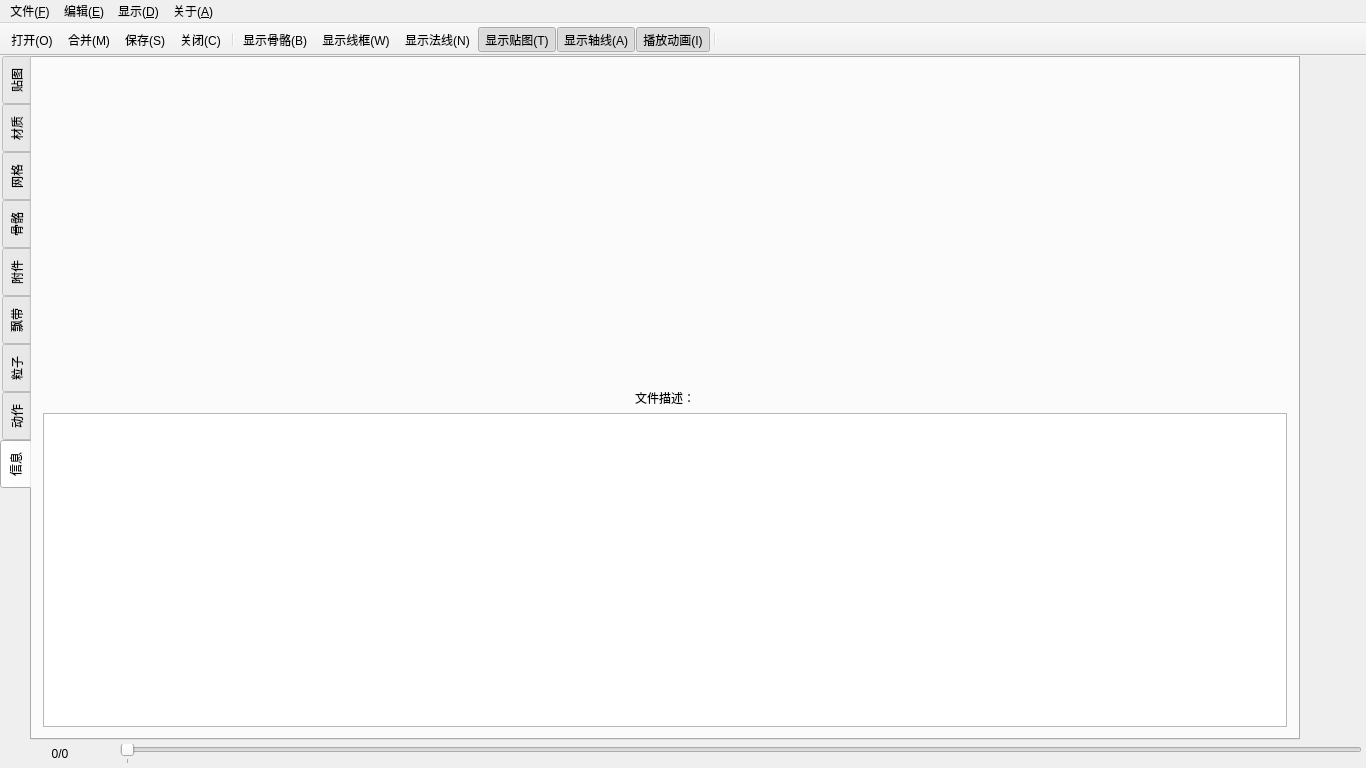
<?xml version="1.0" encoding="UTF-8"?>
<ui version="4.0">
 <class>JumpXEditorClass</class>
 <widget class="QMainWindow" name="JumpXEditorClass">
  <property name="geometry">
   <rect>
    <x>0</x>
    <y>0</y>
    <width>1366</width>
    <height>768</height>
   </rect>
  </property>
  <property name="windowTitle">
   <string>JumpX Editor 跳跃X模型编辑工具</string>
  </property>
  <widget class="QWidget" name="centralWidget">
   <layout class="QVBoxLayout" name="verticalLayout_10">
    <property name="spacing">
     <number>0</number>
    </property>
    <property name="leftMargin">
     <number>0</number>
    </property>
    <property name="topMargin">
     <number>0</number>
    </property>
    <property name="rightMargin">
     <number>0</number>
    </property>
    <property name="bottomMargin">
     <number>0</number>
    </property>
    <item>
     <widget class="QSplitter" name="splitter">
      <property name="sizePolicy">
       <sizepolicy hsizetype="Expanding" vsizetype="Expanding">
        <horstretch>0</horstretch>
        <verstretch>0</verstretch>
       </sizepolicy>
      </property>
      <property name="orientation">
       <enum>Qt::Horizontal</enum>
      </property>
      <property name="handleWidth">
       <number>0</number>
      </property>
      <property name="childrenCollapsible">
       <bool>false</bool>
      </property>
      <widget class="QTabWidget" name="tabWidget">
       <property name="minimumSize">
        <size>
         <width>320</width>
         <height>0</height>
        </size>
       </property>
       <property name="styleSheet">
        <string notr="true">QTabBar::tab { width: 32px; }</string>
       </property>
       <property name="tabPosition">
        <enum>QTabWidget::West</enum>
       </property>
       <property name="currentIndex">
        <number>8</number>
       </property>
       <property name="usesScrollButtons">
        <bool>false</bool>
       </property>
       <widget class="QWidget" name="tab_Tex">
        <attribute name="title">
         <string>贴图</string>
        </attribute>
        <layout class="QVBoxLayout" name="verticalLayout_4">
         <item>
          <layout class="QHBoxLayout" name="horizontalLayout_2">
           <item>
            <spacer name="horizontalSpacer_2">
             <property name="orientation">
              <enum>Qt::Horizontal</enum>
             </property>
             <property name="sizeHint" stdset="0">
              <size>
               <width>40</width>
               <height>20</height>
              </size>
             </property>
            </spacer>
           </item>
           <item>
            <widget class="QPushButton" name="btn_TexNew">
             <property name="maximumSize">
              <size>
               <width>64</width>
               <height>16777215</height>
              </size>
             </property>
             <property name="text">
              <string>新建</string>
             </property>
            </widget>
           </item>
           <item>
            <widget class="QPushButton" name="btn_TexDel">
             <property name="maximumSize">
              <size>
               <width>64</width>
               <height>16777215</height>
              </size>
             </property>
             <property name="text">
              <string>删除</string>
             </property>
            </widget>
           </item>
           <item>
            <widget class="QPushButton" name="btn_TexRefresh">
             <property name="maximumSize">
              <size>
               <width>64</width>
               <height>16777215</height>
              </size>
             </property>
             <property name="text">
              <string>刷新</string>
             </property>
            </widget>
           </item>
           <item>
            <spacer name="horizontalSpacer">
             <property name="orientation">
              <enum>Qt::Horizontal</enum>
             </property>
             <property name="sizeHint" stdset="0">
              <size>
               <width>40</width>
               <height>20</height>
              </size>
             </property>
            </spacer>
           </item>
          </layout>
         </item>
         <item>
          <widget class="QDeselectableListWidget" name="list_Tex">
           <property name="contextMenuPolicy">
            <enum>Qt::CustomContextMenu</enum>
           </property>
          </widget>
         </item>
         <item>
          <widget class="QLabel" name="labelBitmap">
           <property name="maximumSize">
            <size>
             <width>16777215</width>
             <height>512</height>
            </size>
           </property>
           <property name="text">
            <string/>
           </property>
           <property name="alignment">
            <set>Qt::AlignCenter</set>
           </property>
          </widget>
         </item>
        </layout>
       </widget>
       <widget class="QWidget" name="tab_Mtl">
        <attribute name="title">
         <string>材质</string>
        </attribute>
        <layout class="QVBoxLayout" name="verticalLayout_3">
         <item>
          <layout class="QHBoxLayout" name="horizontalLayout_3">
           <item>
            <spacer name="horizontalSpacer_3">
             <property name="orientation">
              <enum>Qt::Horizontal</enum>
             </property>
             <property name="sizeHint" stdset="0">
              <size>
               <width>40</width>
               <height>20</height>
              </size>
             </property>
            </spacer>
           </item>
           <item>
            <widget class="QPushButton" name="btn_MtlNew">
             <property name="maximumSize">
              <size>
               <width>64</width>
               <height>16777215</height>
              </size>
             </property>
             <property name="text">
              <string>新建</string>
             </property>
            </widget>
           </item>
           <item>
            <widget class="QPushButton" name="btn_MtlDel">
             <property name="maximumSize">
              <size>
               <width>64</width>
               <height>16777215</height>
              </size>
             </property>
             <property name="text">
              <string>删除</string>
             </property>
            </widget>
           </item>
           <item>
            <widget class="QPushButton" name="btn_MtlColor">
             <property name="maximumSize">
              <size>
               <width>64</width>
               <height>16777215</height>
              </size>
             </property>
             <property name="text">
              <string>颜色</string>
             </property>
            </widget>
           </item>
           <item>
            <widget class="QCheckBox" name="check_Alpha">
             <property name="toolTip">
              <string>编辑透明度</string>
             </property>
             <property name="text">
              <string/>
             </property>
            </widget>
           </item>
           <item>
            <widget class="QPushButton" name="btn_EditMtlColor">
             <property name="maximumSize">
              <size>
               <width>64</width>
               <height>16777215</height>
              </size>
             </property>
             <property name="text">
              <string>帧颜色</string>
             </property>
            </widget>
           </item>
           <item>
            <spacer name="horizontalSpacer_4">
             <property name="orientation">
              <enum>Qt::Horizontal</enum>
             </property>
             <property name="sizeHint" stdset="0">
              <size>
               <width>40</width>
               <height>20</height>
              </size>
             </property>
            </spacer>
           </item>
          </layout>
         </item>
         <item>
          <widget class="QDeselectableListWidget" name="list_Mtl">
           <property name="contextMenuPolicy">
            <enum>Qt::CustomContextMenu</enum>
           </property>
          </widget>
         </item>
        </layout>
       </widget>
       <widget class="QWidget" name="tab_Mesh">
        <attribute name="title">
         <string>网格</string>
        </attribute>
        <layout class="QVBoxLayout" name="verticalLayout">
         <item>
          <layout class="QHBoxLayout" name="horizontalLayout_4">
           <item>
            <spacer name="horizontalSpacer_5">
             <property name="orientation">
              <enum>Qt::Horizontal</enum>
             </property>
             <property name="sizeHint" stdset="0">
              <size>
               <width>40</width>
               <height>20</height>
              </size>
             </property>
            </spacer>
           </item>
           <item>
            <widget class="QPushButton" name="btn_GeoDel">
             <property name="maximumSize">
              <size>
               <width>64</width>
               <height>16777215</height>
              </size>
             </property>
             <property name="text">
              <string>删除</string>
             </property>
            </widget>
           </item>
           <item>
            <widget class="QPushButton" name="btn_GeoFlip">
             <property name="maximumSize">
              <size>
               <width>64</width>
               <height>16777215</height>
              </size>
             </property>
             <property name="text">
              <string>翻转</string>
             </property>
            </widget>
           </item>
           <item>
            <widget class="QPushButton" name="btn_GeoUp">
             <property name="maximumSize">
              <size>
               <width>64</width>
               <height>16777215</height>
              </size>
             </property>
             <property name="text">
              <string>上移</string>
             </property>
            </widget>
           </item>
           <item>
            <widget class="QPushButton" name="btn_GeoDown">
             <property name="maximumSize">
              <size>
               <width>64</width>
               <height>16777215</height>
              </size>
             </property>
             <property name="text">
              <string>下移</string>
             </property>
            </widget>
           </item>
           <item>
            <spacer name="horizontalSpacer_6">
             <property name="orientation">
              <enum>Qt::Horizontal</enum>
             </property>
             <property name="sizeHint" stdset="0">
              <size>
               <width>40</width>
               <height>20</height>
              </size>
             </property>
            </spacer>
           </item>
          </layout>
         </item>
         <item>
          <widget class="QDeselectableListWidget" name="list_Mesh">
           <property name="contextMenuPolicy">
            <enum>Qt::CustomContextMenu</enum>
           </property>
          </widget>
         </item>
        </layout>
       </widget>
       <widget class="QWidget" name="tab_Bone">
        <attribute name="title">
         <string>骨骼</string>
        </attribute>
        <layout class="QVBoxLayout" name="verticalLayout_2">
         <item>
          <layout class="QHBoxLayout" name="horizontalLayout_5">
           <item>
            <spacer name="horizontalSpacer_7">
             <property name="orientation">
              <enum>Qt::Horizontal</enum>
             </property>
             <property name="sizeHint" stdset="0">
              <size>
               <width>40</width>
               <height>20</height>
              </size>
             </property>
            </spacer>
           </item>
           <item>
            <widget class="QPushButton" name="btn_BonDel">
             <property name="maximumSize">
              <size>
               <width>64</width>
               <height>16777215</height>
              </size>
             </property>
             <property name="text">
              <string>删除</string>
             </property>
            </widget>
           </item>
           <item>
            <widget class="QPushButton" name="btn_BonShow">
             <property name="maximumSize">
              <size>
               <width>64</width>
               <height>16777215</height>
              </size>
             </property>
             <property name="text">
              <string>显隐</string>
             </property>
            </widget>
           </item>
           <item>
            <spacer name="horizontalSpacer_8">
             <property name="orientation">
              <enum>Qt::Horizontal</enum>
             </property>
             <property name="sizeHint" stdset="0">
              <size>
               <width>40</width>
               <height>20</height>
              </size>
             </property>
            </spacer>
           </item>
          </layout>
         </item>
         <item>
          <widget class="QDeselectableTreeWidget" name="tree_Bone">
           <property name="contextMenuPolicy">
            <enum>Qt::CustomContextMenu</enum>
           </property>
           <attribute name="headerVisible">
            <bool>false</bool>
           </attribute>
           <attribute name="headerStretchLastSection">
            <bool>false</bool>
           </attribute>
           <column>
            <property name="text">
             <string notr="true">1</string>
            </property>
           </column>
          </widget>
         </item>
        </layout>
       </widget>
       <widget class="QWidget" name="tab_Attach">
        <attribute name="title">
         <string>附件</string>
        </attribute>
        <layout class="QVBoxLayout" name="verticalLayout_9">
         <item>
          <layout class="QHBoxLayout" name="horizontalLayout_6">
           <item>
            <widget class="QPushButton" name="btn_AttDel">
             <property name="maximumSize">
              <size>
               <width>64</width>
               <height>16777215</height>
              </size>
             </property>
             <property name="text">
              <string>删除</string>
             </property>
            </widget>
           </item>
          </layout>
         </item>
         <item>
          <widget class="QDeselectableListWidget" name="list_Attach">
           <property name="contextMenuPolicy">
            <enum>Qt::CustomContextMenu</enum>
           </property>
          </widget>
         </item>
        </layout>
       </widget>
       <widget class="QWidget" name="tab_Ribbon">
        <attribute name="title">
         <string>飘带</string>
        </attribute>
        <layout class="QVBoxLayout" name="verticalLayout_8">
         <item>
          <layout class="QHBoxLayout" name="horizontalLayout_7">
           <item>
            <spacer name="horizontalSpacer_9">
             <property name="orientation">
              <enum>Qt::Horizontal</enum>
             </property>
             <property name="sizeHint" stdset="0">
              <size>
               <width>40</width>
               <height>20</height>
              </size>
             </property>
            </spacer>
           </item>
           <item>
            <widget class="QPushButton" name="btn_RibDel">
             <property name="maximumSize">
              <size>
               <width>64</width>
               <height>16777215</height>
              </size>
             </property>
             <property name="text">
              <string>删除</string>
             </property>
            </widget>
           </item>
           <item>
            <widget class="QPushButton" name="btn_RibFlip">
             <property name="maximumSize">
              <size>
               <width>64</width>
               <height>16777215</height>
              </size>
             </property>
             <property name="text">
              <string>翻转</string>
             </property>
            </widget>
           </item>
           <item>
            <spacer name="horizontalSpacer_10">
             <property name="orientation">
              <enum>Qt::Horizontal</enum>
             </property>
             <property name="sizeHint" stdset="0">
              <size>
               <width>40</width>
               <height>20</height>
              </size>
             </property>
            </spacer>
           </item>
          </layout>
         </item>
         <item>
          <widget class="QDeselectableListWidget" name="list_Ribbon">
           <property name="contextMenuPolicy">
            <enum>Qt::CustomContextMenu</enum>
           </property>
          </widget>
         </item>
        </layout>
       </widget>
       <widget class="QWidget" name="tab_Part">
        <attribute name="title">
         <string>粒子</string>
        </attribute>
        <layout class="QVBoxLayout" name="verticalLayout_7">
         <item>
          <layout class="QHBoxLayout" name="horizontalLayout_8">
           <item>
            <spacer name="horizontalSpacer_11">
             <property name="orientation">
              <enum>Qt::Horizontal</enum>
             </property>
             <property name="sizeHint" stdset="0">
              <size>
               <width>40</width>
               <height>20</height>
              </size>
             </property>
            </spacer>
           </item>
           <item>
            <widget class="QPushButton" name="btn_PrtDel">
             <property name="maximumSize">
              <size>
               <width>64</width>
               <height>16777215</height>
              </size>
             </property>
             <property name="text">
              <string>删除</string>
             </property>
            </widget>
           </item>
           <item>
            <widget class="QPushButton" name="btn_PrtSave">
             <property name="maximumSize">
              <size>
               <width>64</width>
               <height>16777215</height>
              </size>
             </property>
             <property name="text">
              <string>保存</string>
             </property>
            </widget>
           </item>
           <item>
            <widget class="QPushButton" name="btn_PrtLoad">
             <property name="maximumSize">
              <size>
               <width>64</width>
               <height>16777215</height>
              </size>
             </property>
             <property name="text">
              <string>加载</string>
             </property>
            </widget>
           </item>
           <item>
            <spacer name="horizontalSpacer_12">
             <property name="orientation">
              <enum>Qt::Horizontal</enum>
             </property>
             <property name="sizeHint" stdset="0">
              <size>
               <width>40</width>
               <height>20</height>
              </size>
             </property>
            </spacer>
           </item>
          </layout>
         </item>
         <item>
          <widget class="QDeselectableListWidget" name="list_Part">
           <property name="contextMenuPolicy">
            <enum>Qt::CustomContextMenu</enum>
           </property>
          </widget>
         </item>
        </layout>
       </widget>
       <widget class="QWidget" name="tab_Anim">
        <attribute name="title">
         <string>动作</string>
        </attribute>
        <layout class="QVBoxLayout" name="verticalLayout_5">
         <item>
          <layout class="QHBoxLayout" name="horizontalLayout_9">
           <item>
            <spacer name="horizontalSpacer_13">
             <property name="orientation">
              <enum>Qt::Horizontal</enum>
             </property>
             <property name="sizeHint" stdset="0">
              <size>
               <width>40</width>
               <height>20</height>
              </size>
             </property>
            </spacer>
           </item>
           <item>
            <widget class="QPushButton" name="btn_ActNew">
             <property name="maximumSize">
              <size>
               <width>64</width>
               <height>16777215</height>
              </size>
             </property>
             <property name="text">
              <string>新建</string>
             </property>
            </widget>
           </item>
           <item>
            <widget class="QPushButton" name="btn_ActDel">
             <property name="maximumSize">
              <size>
               <width>64</width>
               <height>16777215</height>
              </size>
             </property>
             <property name="text">
              <string>删除</string>
             </property>
            </widget>
           </item>
           <item>
            <spacer name="horizontalSpacer_14">
             <property name="orientation">
              <enum>Qt::Horizontal</enum>
             </property>
             <property name="sizeHint" stdset="0">
              <size>
               <width>40</width>
               <height>20</height>
              </size>
             </property>
            </spacer>
           </item>
          </layout>
         </item>
         <item>
          <widget class="QDeselectableListWidget" name="list_Anim">
           <property name="contextMenuPolicy">
            <enum>Qt::CustomContextMenu</enum>
           </property>
          </widget>
         </item>
        </layout>
       </widget>
       <widget class="QWidget" name="tab_Info">
        <attribute name="title">
         <string>信息</string>
        </attribute>
        <layout class="QVBoxLayout" name="verticalLayout_6" stretch="1,0,1">
         <item>
          <widget class="QLabel" name="fileInfoLabel">
           <property name="text">
            <string/>
           </property>
           <property name="alignment">
            <set>Qt::AlignCenter</set>
           </property>
          </widget>
         </item>
         <item>
          <widget class="QLabel" name="fileDescLabel">
           <property name="text">
            <string>文件描述：</string>
           </property>
           <property name="alignment">
            <set>Qt::AlignCenter</set>
           </property>
          </widget>
         </item>
         <item>
          <widget class="QPlainTextEdit" name="fileDescEdit"/>
         </item>
        </layout>
       </widget>
      </widget>
      <widget class="QWidget" name="verticalLayoutWidget">
       <layout class="QHBoxLayout" name="glLayout">
        <property name="spacing">
         <number>0</number>
        </property>
       </layout>
      </widget>
     </widget>
    </item>
    <item>
     <layout class="QHBoxLayout" name="horizontalLayout">
      <property name="spacing">
       <number>0</number>
      </property>
      <property name="topMargin">
       <number>4</number>
      </property>
      <property name="rightMargin">
       <number>4</number>
      </property>
      <property name="bottomMargin">
       <number>4</number>
      </property>
      <item>
       <widget class="QLabel" name="label_Frame">
        <property name="minimumSize">
         <size>
          <width>120</width>
          <height>0</height>
         </size>
        </property>
        <property name="text">
         <string>0/0</string>
        </property>
        <property name="alignment">
         <set>Qt::AlignCenter</set>
        </property>
       </widget>
      </item>
      <item>
       <widget class="QSlider" name="slider_Frame">
        <property name="maximum">
         <number>0</number>
        </property>
        <property name="orientation">
         <enum>Qt::Horizontal</enum>
        </property>
        <property name="tickPosition">
         <enum>QSlider::TicksBelow</enum>
        </property>
        <property name="tickInterval">
         <number>100</number>
        </property>
       </widget>
      </item>
     </layout>
    </item>
   </layout>
  </widget>
  <widget class="QMenuBar" name="menuBar">
   <property name="geometry">
    <rect>
     <x>0</x>
     <y>0</y>
     <width>1366</width>
     <height>26</height>
    </rect>
   </property>
   <widget class="QMenu" name="menu_File">
    <property name="title">
     <string>文件(&amp;F)</string>
    </property>
    <addaction name="action_Open"/>
    <addaction name="action_Combine"/>
    <addaction name="separator"/>
    <addaction name="action_Save"/>
    <addaction name="action_SaveAll"/>
    <addaction name="separator"/>
    <addaction name="action_Close"/>
    <addaction name="separator"/>
    <addaction name="action_Quit"/>
   </widget>
   <widget class="QMenu" name="menu_Edit">
    <property name="title">
     <string>编辑(&amp;E)</string>
    </property>
    <addaction name="action_SaveAnim"/>
    <addaction name="action_LoadAnim"/>
    <addaction name="separator"/>
    <addaction name="action_Translate"/>
    <addaction name="action_Rotate"/>
    <addaction name="action_Scale"/>
    <addaction name="separator"/>
    <addaction name="action_CutAnim"/>
    <addaction name="action_Version"/>
   </widget>
   <widget class="QMenu" name="menu_Display">
    <property name="title">
     <string>显示(&amp;D)</string>
    </property>
    <addaction name="action_ShowBone"/>
    <addaction name="action_ShowWire"/>
    <addaction name="action_ShowNormal"/>
    <addaction name="action_ShowTexture"/>
    <addaction name="action_ShowAxis"/>
    <addaction name="action_ShowAnim"/>
   </widget>
   <widget class="QMenu" name="menu_About_2">
    <property name="title">
     <string>关于(&amp;A)</string>
    </property>
    <addaction name="action_About"/>
   </widget>
   <addaction name="menu_File"/>
   <addaction name="menu_Edit"/>
   <addaction name="menu_Display"/>
   <addaction name="menu_About_2"/>
  </widget>
  <widget class="QToolBar" name="mainToolBar">
   <property name="movable">
    <bool>false</bool>
   </property>
   <property name="iconSize">
    <size>
     <width>20</width>
     <height>20</height>
    </size>
   </property>
   <property name="toolButtonStyle">
    <enum>Qt::ToolButtonTextBesideIcon</enum>
   </property>
   <property name="floatable">
    <bool>false</bool>
   </property>
   <attribute name="toolBarArea">
    <enum>TopToolBarArea</enum>
   </attribute>
   <attribute name="toolBarBreak">
    <bool>false</bool>
   </attribute>
   <addaction name="action_Open"/>
   <addaction name="action_Combine"/>
   <addaction name="action_Save"/>
   <addaction name="action_Close"/>
   <addaction name="separator"/>
   <addaction name="action_ShowBone"/>
   <addaction name="action_ShowWire"/>
   <addaction name="action_ShowNormal"/>
   <addaction name="action_ShowTexture"/>
   <addaction name="action_ShowAxis"/>
   <addaction name="action_ShowAnim"/>
   <addaction name="separator"/>
  </widget>
  <action name="action_Open">
   <property name="text">
    <string>打开(&amp;O)</string>
   </property>
   <property name="shortcut">
    <string>Ctrl+O</string>
   </property>
  </action>
  <action name="action_Save">
   <property name="text">
    <string>保存(&amp;S)</string>
   </property>
   <property name="shortcut">
    <string>Ctrl+S</string>
   </property>
  </action>
  <action name="action_SaveAll">
   <property name="text">
    <string>另存为(&amp;A)</string>
   </property>
   <property name="shortcut">
    <string>Ctrl+Shift+S</string>
   </property>
  </action>
  <action name="action_Close">
   <property name="text">
    <string>关闭(&amp;C)</string>
   </property>
   <property name="shortcut">
    <string>Ctrl+F4</string>
   </property>
  </action>
  <action name="action_Quit">
   <property name="text">
    <string>退出(&amp;Q)</string>
   </property>
  </action>
  <action name="action_ShowBone">
   <property name="checkable">
    <bool>true</bool>
   </property>
   <property name="text">
    <string>显示骨骼(&amp;B)</string>
   </property>
  </action>
  <action name="action_ShowWire">
   <property name="checkable">
    <bool>true</bool>
   </property>
   <property name="text">
    <string>显示线框(&amp;W)</string>
   </property>
  </action>
  <action name="action_ShowNormal">
   <property name="checkable">
    <bool>true</bool>
   </property>
   <property name="text">
    <string>显示法线(&amp;N)</string>
   </property>
  </action>
  <action name="action_ShowTexture">
   <property name="checkable">
    <bool>true</bool>
   </property>
   <property name="checked">
    <bool>true</bool>
   </property>
   <property name="text">
    <string>显示贴图(&amp;T)</string>
   </property>
  </action>
  <action name="action_SaveAnim">
   <property name="text">
    <string>保存动作模板(&amp;S)</string>
   </property>
  </action>
  <action name="action_LoadAnim">
   <property name="text">
    <string>加载动作模板(&amp;L)</string>
   </property>
  </action>
  <action name="action_About">
   <property name="text">
    <string>关于(&amp;A)</string>
   </property>
  </action>
  <action name="action_Combine">
   <property name="text">
    <string>合并(&amp;M)</string>
   </property>
  </action>
  <action name="action_Translate">
   <property name="text">
    <string>整体平移</string>
   </property>
  </action>
  <action name="action_Rotate">
   <property name="text">
    <string>整体旋转</string>
   </property>
  </action>
  <action name="action_Scale">
   <property name="text">
    <string>整体缩放</string>
   </property>
  </action>
  <action name="action_ShowAxis">
   <property name="checkable">
    <bool>true</bool>
   </property>
   <property name="checked">
    <bool>true</bool>
   </property>
   <property name="text">
    <string>显示轴线(&amp;A)</string>
   </property>
  </action>
  <action name="action_CutAnim">
   <property name="text">
    <string>裁剪动画</string>
   </property>
  </action>
  <action name="action_ShowAnim">
   <property name="checkable">
    <bool>true</bool>
   </property>
   <property name="checked">
    <bool>true</bool>
   </property>
   <property name="text">
    <string>播放动画(&amp;I)</string>
   </property>
  </action>
  <action name="action_Version">
   <property name="text">
    <string>改变版本(&amp;V)</string>
   </property>
  </action>
 </widget>
 <layoutdefault spacing="6" margin="11"/>
 <customwidgets>
  <customwidget>
   <class>QDeselectableTreeWidget</class>
   <extends>QTreeWidget</extends>
   <header>QDeselectableTreeWidget.h</header>
  </customwidget>
  <customwidget>
   <class>QDeselectableListWidget</class>
   <extends>QListWidget</extends>
   <header>QDeselectableListWidget.h</header>
  </customwidget>
 </customwidgets>
 <resources>
  <include location="JumpXEditor.qrc"/>
 </resources>
 <connections/>
</ui>
